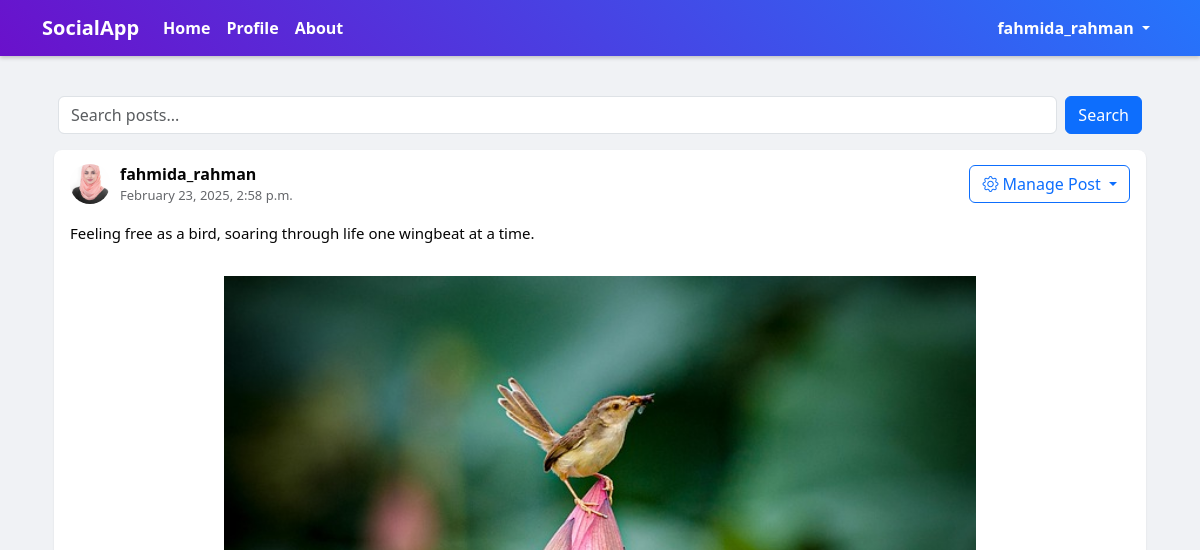
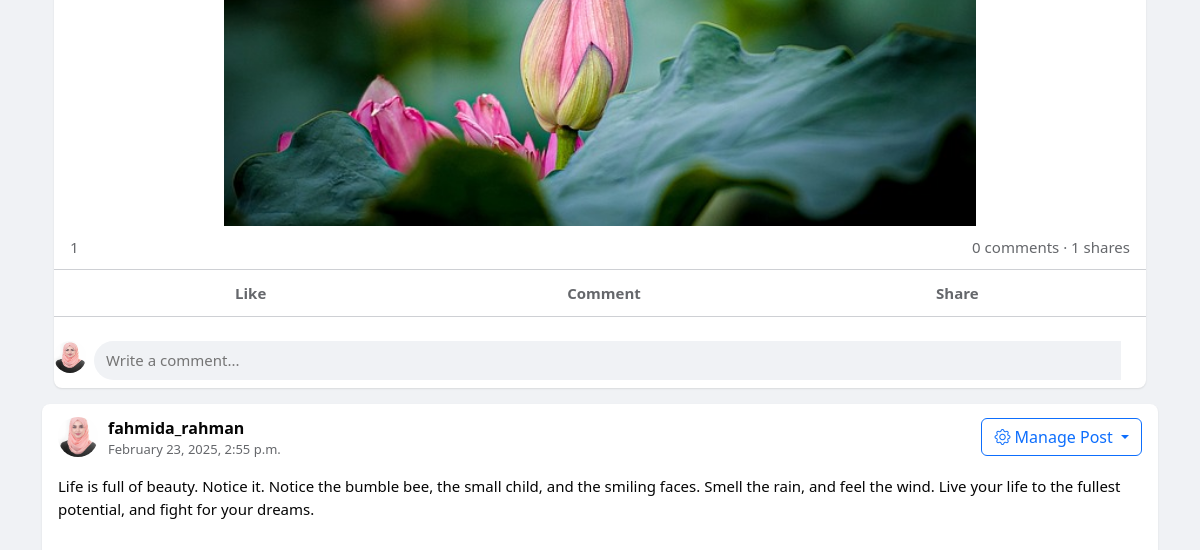
The app's page / (signed in, upper part), older data (2 pictures, top to bottom).
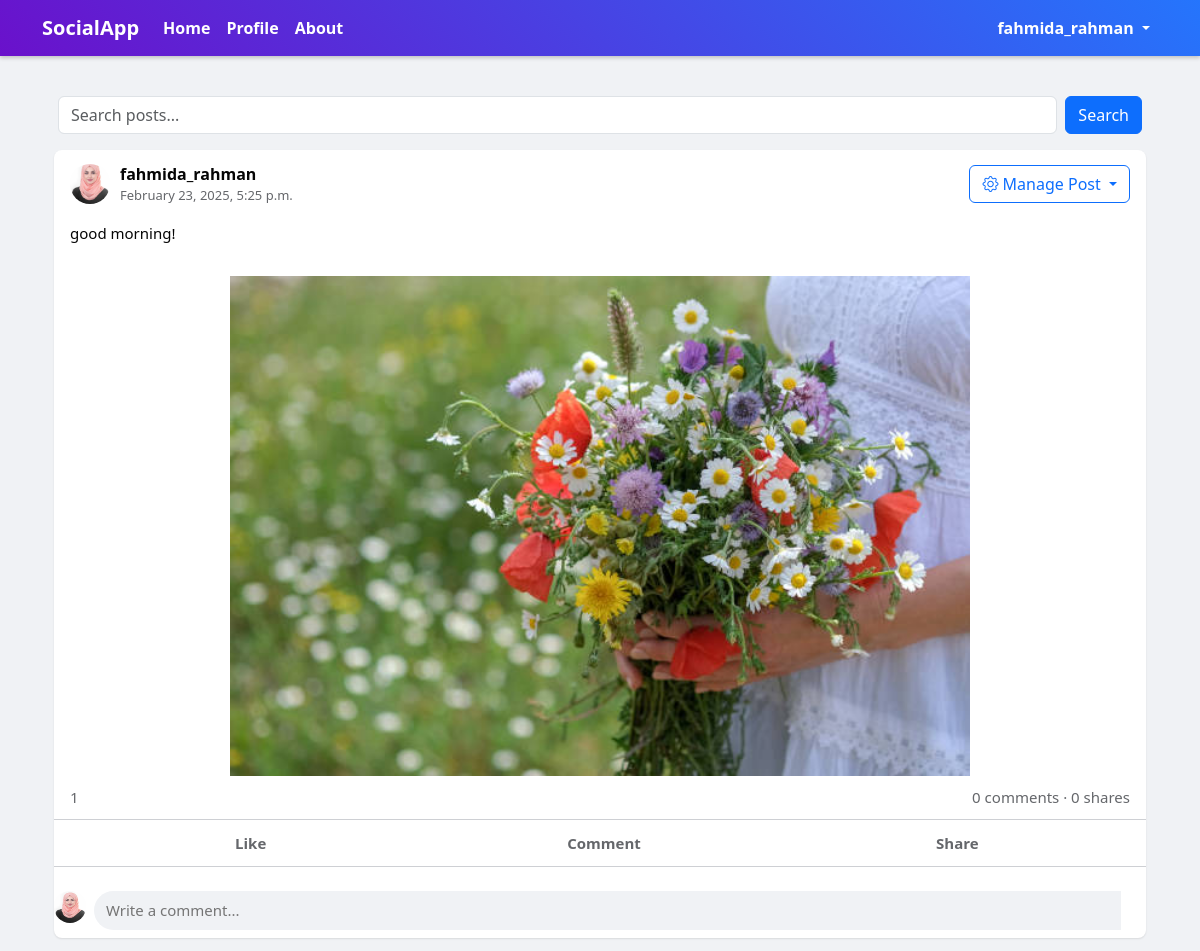
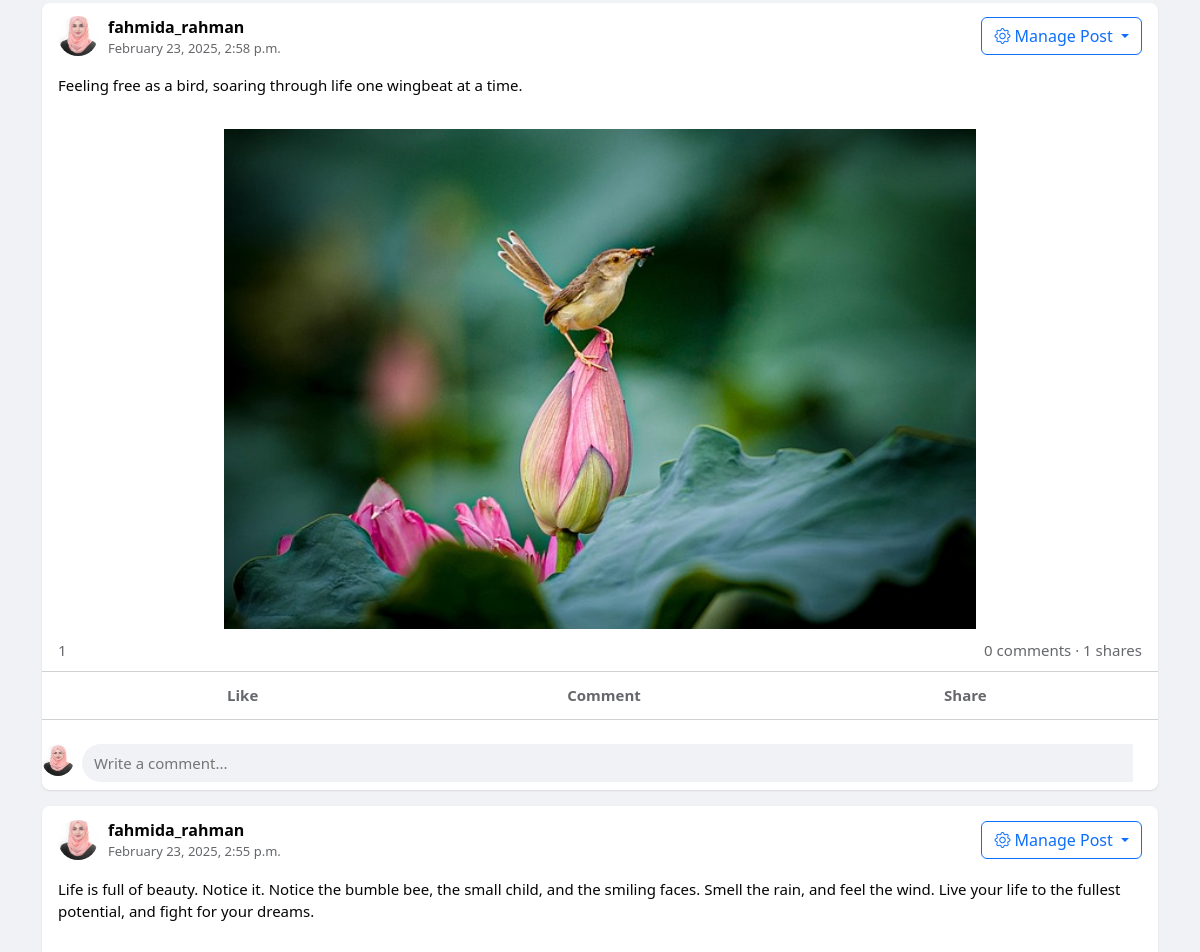
The same page, newer data (2 pictures, top to bottom).
### social_app/models.py (models this page shows, shortened)
class Post(models.Model):
    user = models.ForeignKey(User, on_delete=models.CASCADE, related_name='posts')
    content = models.TextField()
    image = models.ImageField(upload_to='post_images/', blank=True, null=True)
    created_at = models.DateTimeField(auto_now_add=True)
    updated_at = models.DateTimeField(auto_now=True)
    class Meta:
        ordering = ['-created_at']

class UserProfile(models.Model):
    user = models.OneToOneField(User, on_delete=models.CASCADE, related_name='profile')
    profile_picture = models.ImageField(upload_to='profile_pictures/', default='profile_pictures/default.png')
    bio = models.TextField(max_length=500, blank=True)
    location = models.CharField(max_length=100, blank=True)
    birth_date = models.DateField(null=True, blank=True)

### social_app/views.py (the view)
# urls.py: path('', views.HomeListView.as_view(), name='home'),
class HomeListView(ListView):
    model = Post
    template_name = 'social_app/home.html'
    context_object_name = 'posts'
    paginate_by = 10
    def get_template_names(self):
        if not self.request.user.is_authenticated:
            return ['social_app/landing.html']
        return ['social_app/home.html']

### templates/social_app/home.html (shortened to what this page needs)
{% extends 'base.html' %}
{% load static %}
{% block content %}
<form method="get" class="d-flex m-3">
    <input type="text" name="search" class="form-control me-2" placeholder="Search posts..." aria-label="Search">
    <button type="submit" class="btn btn-primary">Search</button>
</form>
<div class="container">
    {% for post in posts %}
    <div class="post-card">
        <div class="post-header">
            <div class="post-user">
                <img src="{{ post.user.profile.profile_picture.url }}" alt="Profile Picture" class="post-profile-pic">
                <div>
                    <a href="{% url 'user_profile' post.user.username %}" class="post-author">{{ post.user.username }}</a>
                    <div class="post-time">{{ post.created_at|date:"F d, Y, g:i a" }}</div>
                </div>
            </div>
            {% if request.user == post.user %}
            <div class="dropdown">
                <button class="btn btn-outline-primary dropdown-toggle" type="button" id="dropdownMenuButton" data-bs-toggle="dropdown" aria-expanded="false">
                    <i class="bi bi-gear"></i> Manage Post
                </button>
            </div>
         {% endif %}
        </div>
        <div class="post-content">
            <p>{{ post.content|linebreaksbr }}</p>
        </div>
        {% if post.image %}
        <div class="post-image-container">
            <img src="{{ post.image.url }}" alt="Post image" class="post-image">
        </div>
        {% endif %}
        <div class="post-stats">
            <div class="d-flex justify-content-between">
                <div>
                    <span class="like-count-{{ post.id }}">{{ post.likes.count }}</span>
                </div>
                <div>
                    <span class="comment-count-{{ post.id }}">{{ post.comments.count }}</span> comments
                    · {{ post.shares.count }} shares
                </div>
            </div>
        </div>
        <div class="post-actions">
            {% if request.user.is_authenticated %}
            <button class="action-btn like-btn {% if request.user in post.likes.all %}active{% endif %}"
                    data-post-id="{{ post.id }}">
                 Like
            </button>
            <button class="action-btn comment-btn" data-post-id="{{ post.id }}">
                 Comment
            </button>
            {% endif %}
            <button class="action-btn share-btn" data-bs-toggle="modal" data-bs-target="#shareModal{{ post.id }}">
                 Share
            </button>
        </div>
        <div class="comment-section" id="comment-section-{{ post.id }}">
        </div>
            {% if request.user.is_authenticated %}
            <div class="comment-input-container">
                <img src="{{ request.user.profile.profile_picture.url }}" alt="Your Profile"
                    class="rounded-circle" style="width: 32px; height: 32px;">
                <form method="post" action="{% url 'add_comment' post.id %}" class="comment-form flex-grow-1">
                    <div class="input-group">
                        <input type="text" name="content" class="comment-input" placeholder="Write a comment...">
                        <button type="submit" class="btn btn-link text-primary">
                        </button>
                    </div>
                </form>
            </div>
            {% endif %}
        </div>
    </div>
    {% empty %}
    <div class="alert alert-info">No posts yet. Be the first to post!</div>
    {% endfor %}
{% endblock %}

Row changes from the older to the newer data that the page shows:
added Post: user.profile.profile_picture (picture), user.username "fahmida_rahman", created_at "February 23, 2025, 5:25 p.m.", shows "Manage Post", content "good morning!", image (picture), likes.count "1", comments.count "0", shares.count "0"
